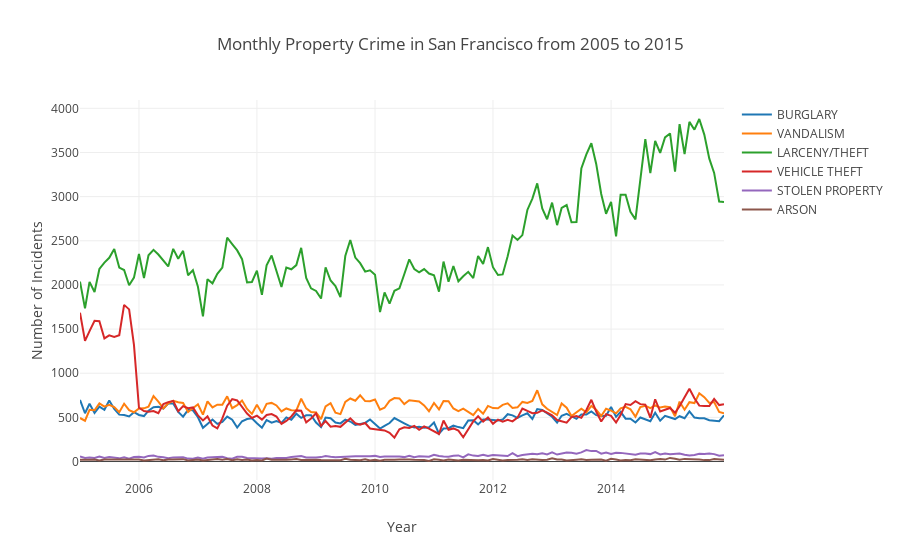

The notebook cell this image was saved under:
### Markdown cell above
### 2) Multi line charts

### Code cell
data = []
for crime in crime_data['Category'].unique():
    df = crime_data.loc[crime_data['Category']==crime, ].sort_values('Date')
    
    trace = go.Scatter(
    x = df['Date'],
    y = df['IncidntNum'],
    name = crime,
    )
    
    data.append(trace)

layout = go.Layout(title = 'Monthly Property Crime in San Francisco from 2005 to 2015',
              xaxis = dict(title = 'Year'),
              yaxis = dict(title = 'Number of Incidents'),
              showlegend=True)

fig = go.Figure(data=data, layout=layout)
iplot(fig, filename='multi-line')

### Figure 1 — Plotly figure (JSON) as saved in the notebook; plotly's stock layout.template omitted (floating-point values rounded to 4 significant figures; data arrays with more than 128 entries replaced by an {"elided": "..."} marker saying what was removed)
{"data": [{"name": "BURGLARY", "type": "scatter", "x": {"elided": "132 str values"}, "y": {"elided": "132 int values"}}, {"name": "VANDALISM", "type": "scatter", "x": {"elided": "132 str values"}, "y": {"elided": "132 int values"}}, {"name": "LARCENY/THEFT", "type": "scatter", "x": {"elided": "132 str values"}, "y": {"elided": "132 int values"}}, {"name": "VEHICLE THEFT", "type": "scatter", "x": {"elided": "132 str values"}, "y": {"elided": "132 int values"}}, {"name": "STOLEN PROPERTY", "type": "scatter", "x": {"elided": "132 str values"}, "y": {"elided": "132 int values"}}, {"name": "ARSON", "type": "scatter", "x": {"elided": "132 str values"}, "y": {"elided": "132 int values"}}], "layout": {"showlegend": true, "title": "Monthly Property Crime in San Francisco from 2005 to 2015", "xaxis": {"title": "Year"}, "yaxis": {"title": "Number of Incidents"}}}
